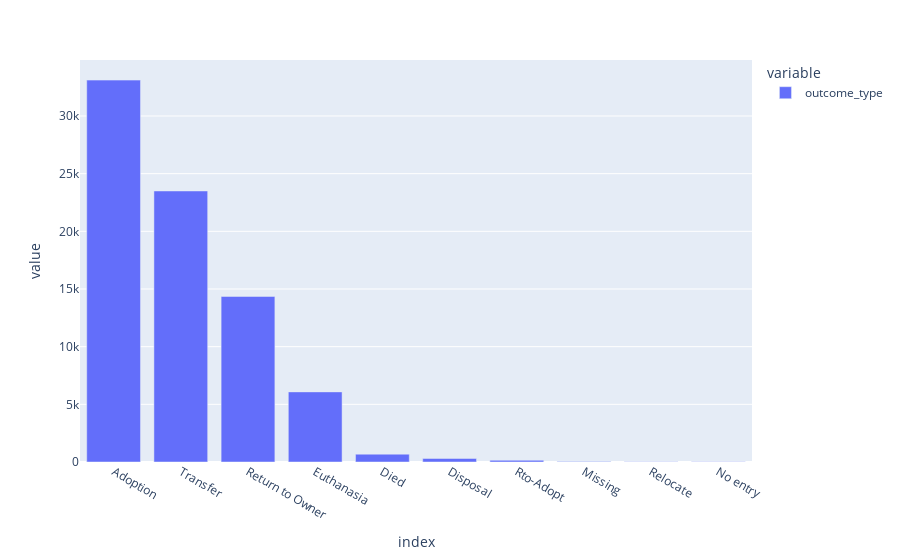

Source (notebook cell):
### Code cell
px.bar(df.outcome_type.fillna('No entry').value_counts(dropna=False))

### Figure 1 — Plotly figure (JSON) as saved in the notebook; plotly's stock layout.template omitted (floating-point values rounded to 4 significant figures)
{"data": [{"alignmentgroup": "True", "hovertemplate": "variable=outcome_type<br>index=%{x}<br>value=%{y}<extra></extra>", "legendgroup": "outcome_type", "marker": {"color": "#636efa"}, "name": "outcome_type", "offsetgroup": "outcome_type", "orientation": "v", "showlegend": true, "textposition": "auto", "type": "bar", "x": ["Adoption", "Transfer", "Return to Owner", "Euthanasia", "Died", "Disposal", "Rto-Adopt", "Missing", "Relocate", "No entry"], "xaxis": "x", "y": [33112, 23499, 14354, 6080, 680, 307, 150, 46, 16, 12], "yaxis": "y"}], "layout": {"barmode": "relative", "legend": {"title": {"text": "variable"}, "tracegroupgap": 0}, "margin": {"t": 60}, "xaxis": {"anchor": "y", "domain": [0, 1], "title": {"text": "index"}}, "yaxis": {"anchor": "x", "domain": [0, 1], "title": {"text": "value"}}}}
